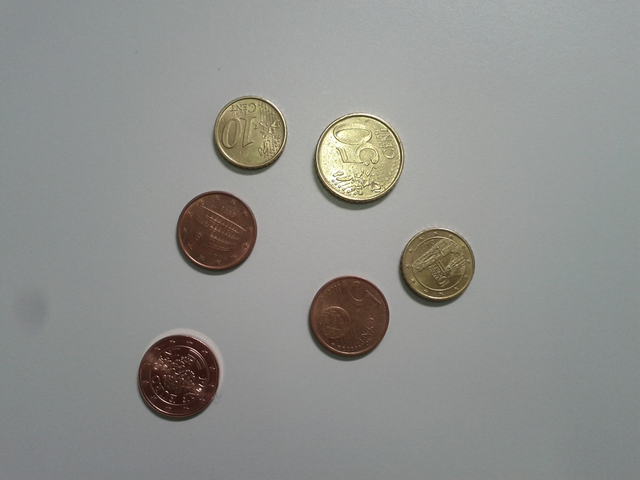
#> input picture Part1/input_coins/coin1.png, 640 x 480 px; its folder holds only this picture in this run
$ jupyter execute VR1.ipynb
#> lines starting #> are read from the running program, lines starting #| are printed output that depends on the picture; after the words box and inside, x2 and y2 are one past the last pixel; in counts of white or black regions, pixels touching at a corner belong together
[cell 1]
import cv2
import os
import matplotlib.pyplot as plt

# Define input and output folders
input_folder = "./input_coins"
output_folder = "./Edges"

# Create output folder if it doesn't exist
os.makedirs(output_folder, exist_ok=True)

# Get a list of all image files in the folder
image_files = [f for f in os.listdir(input_folder) if f.lower().endswith(('.jpg', '.jpeg', '.png'))]

# List to store results
processed_images = []

# Process each image
for image_file in image_files:
    image_path = os.path.join(input_folder, image_file)
    image = cv2.imread(image_path)
#> image is the input picture: shape (480, 640, 3); mean B, G, R 141.2, 144.4, 143.6

    if image is None:
        print(f"Error: Unable to load {image_file}")
        continue  # Skip this image if it cannot be loaded

    # Resize the image
    image = cv2.resize(image, (400, 400))
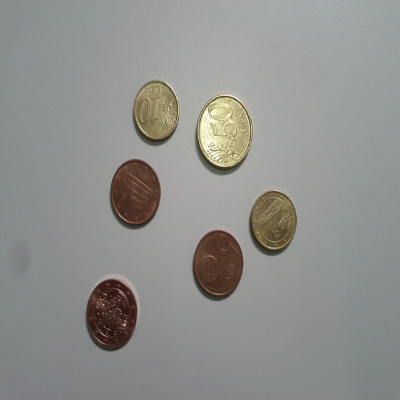
#> image: shape (400, 400, 3); mean B, G, R 141.1, 144.3, 143.5

    # Convert to grayscale
    gray = cv2.cvtColor(image, cv2.COLOR_BGR2GRAY)
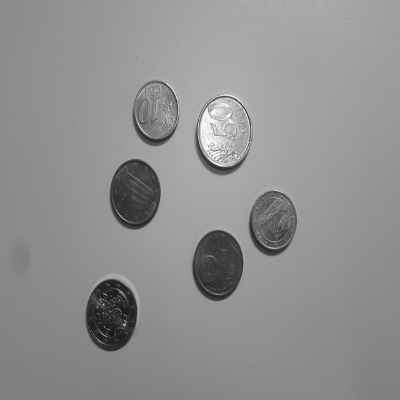
#> gray: shape (400, 400); min 21, max 255, mean 143.7

    # Apply Gaussian Blur
    blur = cv2.GaussianBlur(gray, (11, 11), 0)

    # Apply Canny Edge Detection
    edges = cv2.Canny(blur, 30, 140)
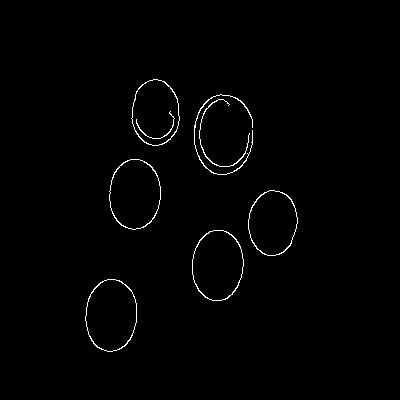
#> edges: shape (400, 400); 0.99% white in thin lines or dots, all inside (x1, y1, x2, y2) = (85, 79, 298, 352)

    # Store the results in an array (dictionary for each image)
    processed_images.append({
        "filename": image_file,
        "original": cv2.cvtColor(image, cv2.COLOR_BGR2RGB),  # Convert to RGB for proper matplotlib display
        "gray": gray,
        "edges": edges
    })

    # Save the edge-detected image in "Edges" folder with "_edge" in the filename
    edge_filename = f"{os.path.splitext(image_file)[0]}_edge.jpg"
    edge_path = os.path.join(output_folder, edge_filename)
    cv2.imwrite(edge_path, edges)

# Display results
for img_data in processed_images:
    fig, axes = plt.subplots(1, 3, figsize=(12, 4))
    fig.suptitle(f"Processing: {img_data['filename']}")

    axes[0].imshow(img_data["original"])
    axes[0].set_title("Original Image")
    axes[0].axis("off")

    axes[1].imshow(img_data["gray"], cmap="gray")
    axes[1].set_title("Grayscale Image")
    axes[1].axis("off")

    axes[2].imshow(img_data["edges"], cmap="gray")
    axes[2].set_title("Edge Detection")
    axes[2].axis("off")

    plt.show()
#> this loop made 1 pass
#> pass 1, `plt.show()`:
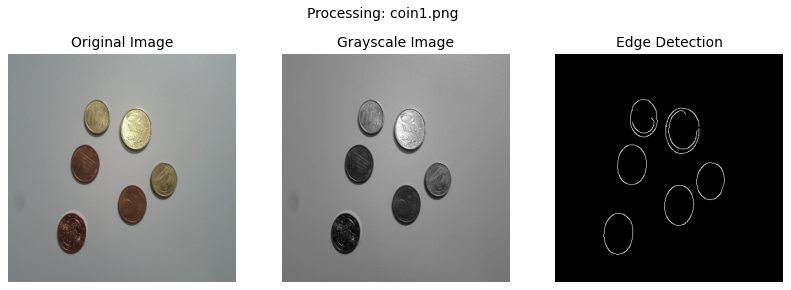
#> figure drawn by matplotlib, 3 panels

print(f"Edge-detected images saved in: {output_folder}")

[cell 2]
def extract_circular_objects(img, edge_map):
    # Enhance the edges using dilation
    processed_edges = cv2.dilate(edge_map, kernel=(1, 1), iterations=2)

    # Find contours from the processed edges
    found_contours, _ = cv2.findContours(processed_edges.copy(), cv2.RETR_EXTERNAL, cv2.CHAIN_APPROX_SIMPLE)

    # Filter contours to retain only circular shapes
    circular_contours = [
        contour for contour in found_contours
        if len(cv2.approxPolyDP(contour, 0.02 * cv2.arcLength(contour, True), True)) > 5
    ]

    return circular_contours

[cell 3]
def coinSegmentation(image, contours, image_name, output_folder="./segments"):
    """ Extract, display, and save each segmented coin from contours. """

    # Create a directory for each image inside "segments/"
    image_segment_folder = os.path.join(output_folder, image_name)
    os.makedirs(image_segment_folder, exist_ok=True)

    for i, contour in enumerate(contours):
        x, y, w, h = cv2.boundingRect(contour)
        coin_segment = image[y:y+h, x:x+w]

        # Save each segmented coin
        segment_path = os.path.join(image_segment_folder, f"coin_{i+1}.jpg")
        cv2.imwrite(segment_path, coin_segment)

        # Display segmented coin
        # print(f"Segmented Coin {i+1} from {image_name}:")
        # cv2_imshow(coin_segment)

[cell 4]
def coinsCount(contours):
    return len(contours)

[cell 5]
import os
import cv2

contours_folder = "./contours"
os.makedirs(contours_folder, exist_ok=True)

for img_data in processed_images:
    image_name = os.path.splitext(img_data["filename"])[0]  # Remove extension
    image = img_data["original"]
    edges = img_data["edges"]

    # Detect contours
    contours = extract_circular_objects(image, edges)

    # Count and print number of coins
    num_coins = coinsCount(contours)
    print(f"Number of coins in {img_data['filename']}: {num_coins}")

    contoured_image = image.copy()
    cv2.drawContours(contoured_image, contours, -1, (0, 255, 0), 2)

    # Save the contoured image with correct filename
    contoured_filename = f"{image_name}_contour.jpg"
    contoured_path = os.path.join(contours_folder, contoured_filename)
    cv2.imwrite(contoured_path, contoured_image)

    # Segment and save coins
    coinSegmentation(image, contours, image_name)
#> this loop made 1 pass
#> (num_coins, contoured_filename) on pass 1: (6, 'coin1_contour.jpg')
#| Number of coins in coin1.png: 6
#> pass 1, in extract_circular_objects, `processed_edges = cv2.dilate(edge_map, kernel=(1, 1), iterations=2)`:
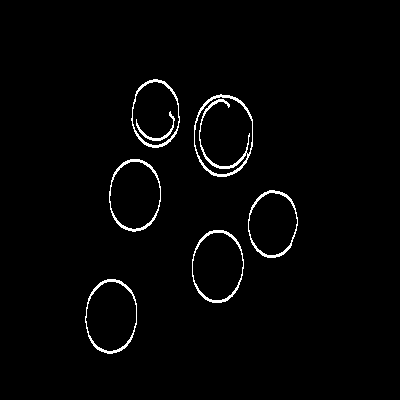
#> processed_edges: shape (400, 400); 1.9% white in thin lines or dots, all inside (x1, y1, x2, y2) = (85, 79, 298, 354)
#> pass 1, `cv2.imwrite(contoured_path, contoured_image)`:
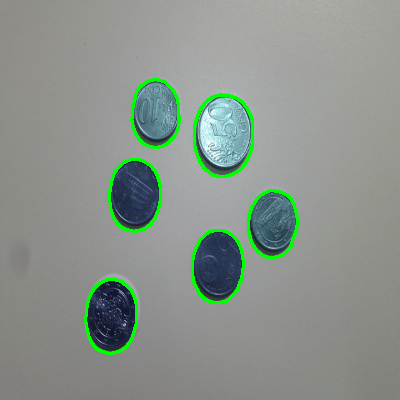
#> saved as coin1_contour.jpg: shape (400, 400, 3); mean B, G, R 140, 147.4, 137.9
#> pass 1, in coinSegmentation, `cv2.imwrite(segment_path, coin_segment)`:
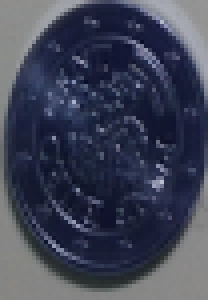
#> saved as coin_1.jpg: shape (75, 52, 3) (shown 4 times larger); mean B, G, R 85.3, 66.7, 62

print(f"Segmented coins saved in: {contours_folder}")
#| Segmented coins saved in: ./contours
